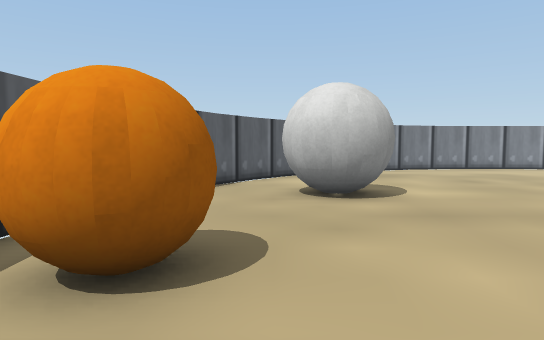
view 1 (above)

14 first-person views from a walk through a robot-simulator world made for Webots. The camera is 0.1 m above the floor, tilts 4° down and sees 75° across. The floor is counted in squares, 0.1 m on a side. Each view is taken from the middle of a square. On the plan, view 1 faces up. The plan holds only what a view shows up to about 13 squares ahead; the rest is blank. Simple shapes and patterns stand in for the simulator's stock objects.

view 2
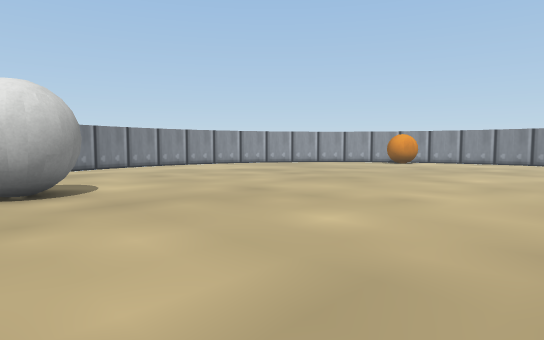

view 3
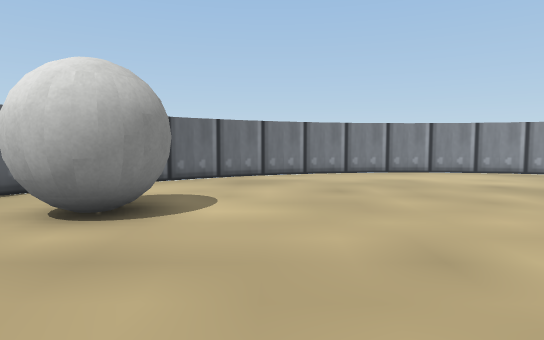

view 4
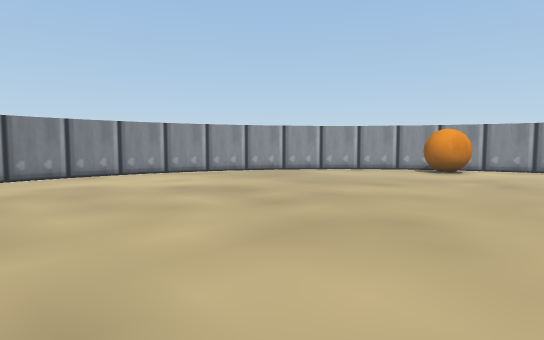

view 5
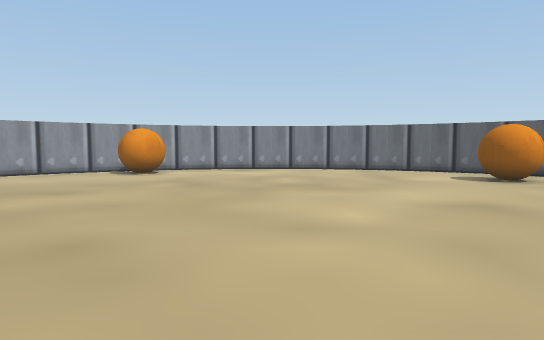

view 6
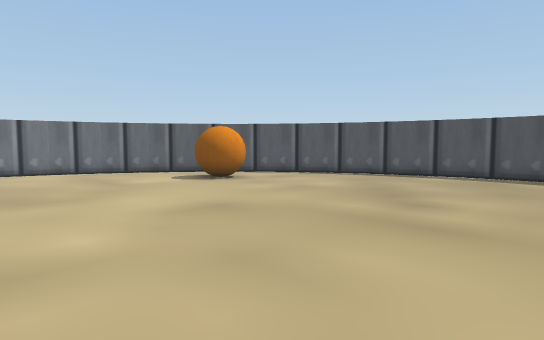

view 7
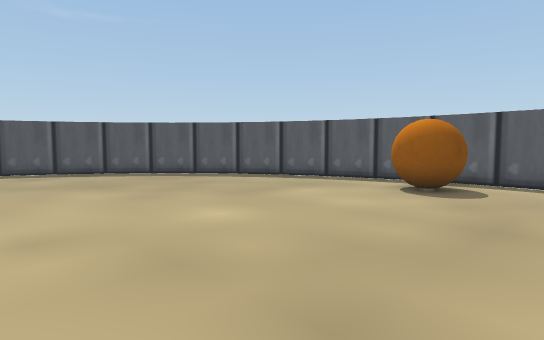

view 8
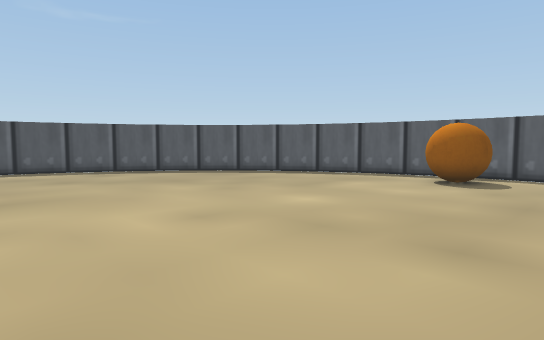

view 9
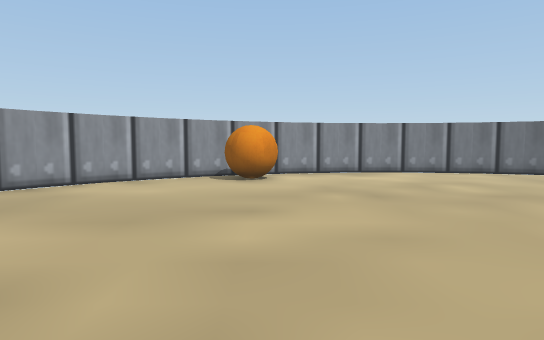

view 10
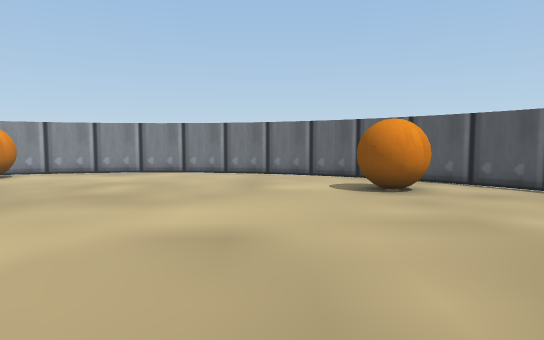

view 11
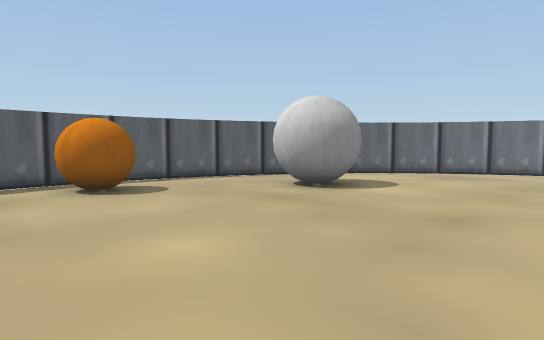

view 12
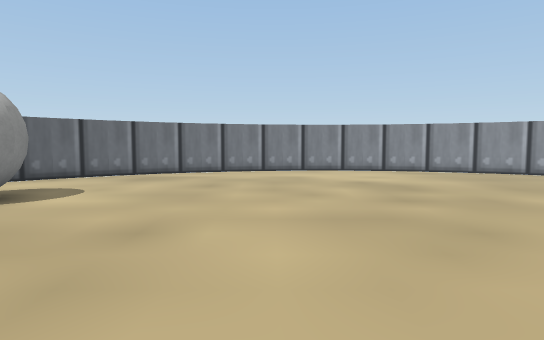

view 13
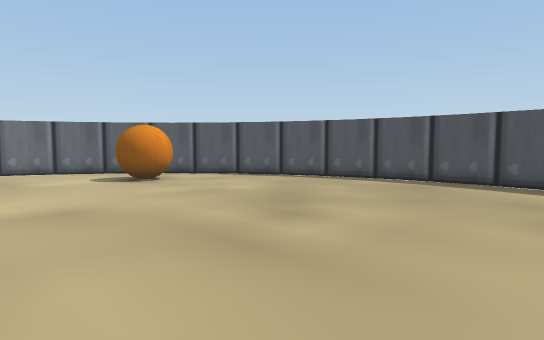

view 14
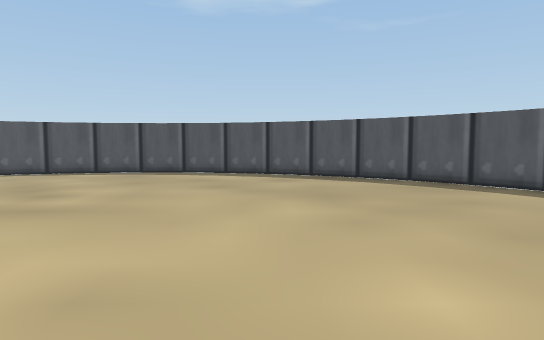

### Floor plan
Points are (right, up) in squares from view 1. A wall is a line through its corners. A room is listed if a view was taken in it or the views show most of it. See-through windows are left out.
Room 1 (views 1, 2, 3, 4, 5, 6, 7, 8, 9, 10, 11, 12, 13, 14)
walls: (0.5, -5.4) (1.7, -6.5) (3, -7.4) (4.4, -8.1) (5.9, -8.6) (7.5, -8.9); (17.4, -5.5) (18.5, -4.3); (19.3, -3.1) (20.1, -1.5); (4.5, 14.1) (2.9, 13.3); (13.5, -8.1) (15.1, -7.4); (-0.5, 10.3) (-1.4, 9); (16.3, 12.5) (15, 13.4) (13.7, 14.1); (6, 14.6) (4.3, 14.1); (12, -8.6) (13.7, -8.1); (-2.9, 1.5) (-2.6, -0.1) (-2.1, -1.6) (-1.4, -3) (-0.5, -4.3); (7.5, 14.9) (5.9, 14.6); (20.9, 4.5) (20.6, 6.1) (20.1, 7.6) (19.4, 9) (18.5, 10.3); (-3, 3.1) (-2.9, 1.4); (-0.6, -4.2) (0.6, -5.5); (1.8, 12.6) (0.5, 11.4); (9, 15) (7.4, 14.9); (21, 2.9) (20.9, 4.6); (-2.9, 4.6) (-3, 3); (-2.6, 6.1) (-2.9, 4.5); (3, 13.4) (1.7, 12.5); (7.4, -8.9) (9, -9) (10.6, -8.9) (12.1, -8.6); (20.6, -0.1) (20.9, 1.5); (20.9, 1.4) (21, 3); (10.7, 14.9) (8.9, 15); (0.6, 11.6) (-0.6, 10.2); (17.6, 11.4) (16.3, 12.6); (13.4, 14.2) (12.1, 14.6) (10.5, 14.9); (18.5, -4.4) (19.4, -3); (14.9, -7.5) (16.4, -6.5); (-2.1, 7.7) (-2.6, 6); (20.1, -1.7) (20.6, 0); (-1.4, 9.1) (-2.1, 7.5); (16.3, -6.6) (17.6, -5.4); (18.6, 10.3) (17.5, 11.5)
objects: ball (-2, 2) to (-1, 3); ball (0, 6) to (2, 8); ball (15, -4) to (17, -3); ball (18, 7) to (19, 8)

Positions as (right, up) in squares from view 1, and headings:
1: (0, 0), facing up
2: (0, -1), facing up-right
3: (4, 2), facing up
4: (5, 3), facing up-right
5: (6, 3), facing right
6: (7, 3), facing down-right
7: (7, 6), facing down-left
8: (9, 6), facing down-left
9: (8, 7), facing right
10: (8, -1), facing right
11: (7, 0), facing up-left
12: (7, 1), facing up
13: (6, 1), facing down-right
14: (5, 4), facing down
